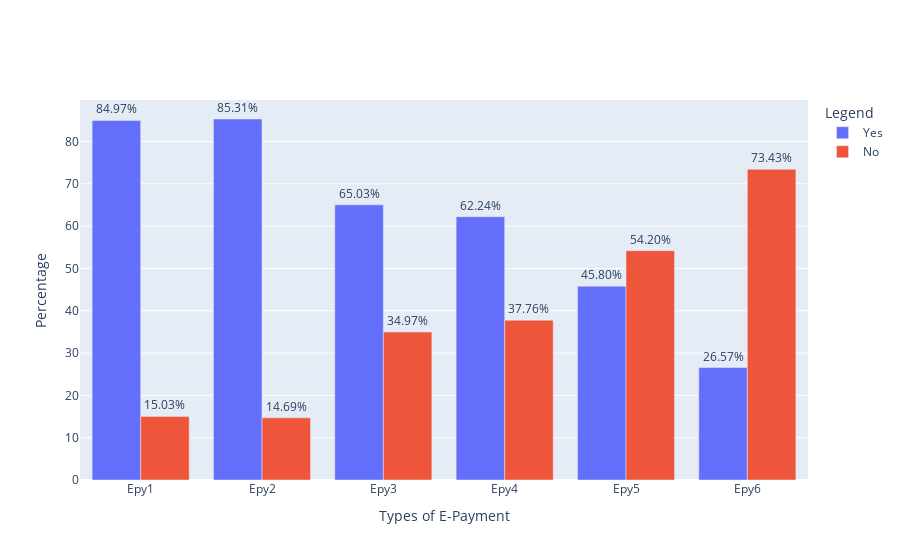

The notebook cell this image was saved under:
### Markdown cell above
Have you made any electronic payments in the past 12 months? (Type of Electronic Payment)

### Code cell
tmp_col = df.iloc[:, 14]
tmp_df = df_unique(tmp_col)

tmp_df.iloc[:, 2] = pd.concat([tmp_df.iloc[:, 2], tmp_df.iloc[:, -1]], axis = 1).max(axis=1)

for ind in range(tmp_df.shape[1] - 2):
    tmp_col = tmp_df.iloc[:, ind]
    tmp_y_df[tmp_col.name] = tmp_col

# Convert tmp_df to Sum
tmp_dict = {col : tmp_df[col].sum() for col in tmp_df.columns[:-2]}

name_arr = tmp_df.columns.tolist()[:-2]
name_arr[2] = "Yes (Touch n Go, EzLink etc)"

tmp_df = pd.DataFrame(pd.Series(tmp_dict), columns = ["Yes"])
tmp_df["No"] = 286 - tmp_df["Yes"]
tmp_df = tmp_df.reset_index(drop = True).T
tmp_df.columns = [f"Epy{ind + 1}" for ind in range(tmp_df.shape[1])]

tmp_df = tmp_df / 286 * 100.0
fig = show_bar_graph_percentage(tmp_df, "History of E-Payment", "Types of E-Payment", "Legend", "Percentage")
fig.show()

name_df = pd.DataFrame({}, index = [f"Epy{ind + 1}" for ind in range(len(name_arr))])
name_df["Name"] = name_arr

display(name_df.iloc[:, :].T)

### Figure 1 — Plotly figure (JSON) as saved in the notebook; plotly's stock layout.template omitted (floating-point values rounded to 4 significant figures)
{"data": [{"name": "Yes", "textposition": "outside", "texttemplate": "%{value:.2f}%", "type": "bar", "x": ["Epy1", "Epy2", "Epy3", "Epy4", "Epy5", "Epy6"], "y": [84.97, 85.31, 65.03, 62.24, 45.8, 26.57]}, {"name": "No", "textposition": "outside", "texttemplate": "%{value:.2f}%", "type": "bar", "x": ["Epy1", "Epy2", "Epy3", "Epy4", "Epy5", "Epy6"], "y": [15.03, 14.69, 34.97, 37.76, 54.2, 73.43]}], "layout": {"legend": {"title": {"text": "Legend"}}, "xaxis": {"title": {"text": "Types of E-Payment"}}, "yaxis": {"title": {"text": "Percentage"}}}}
